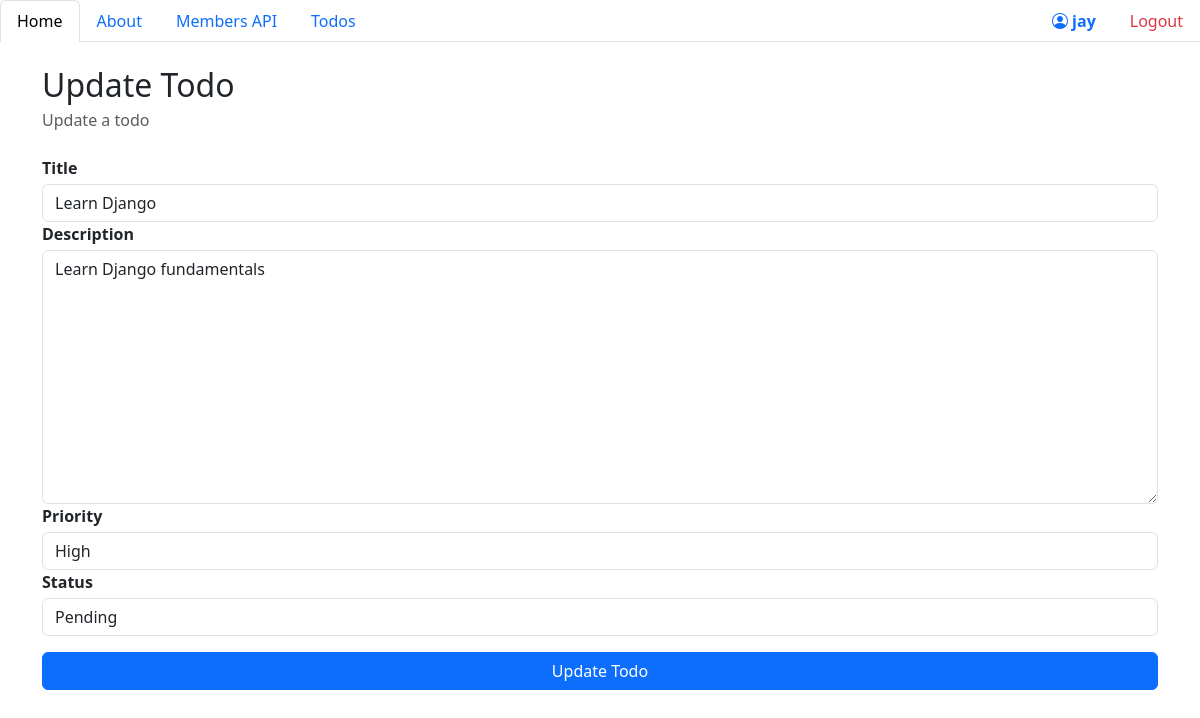
The page /todo/update_todo/1 (signed in) on the database its author committed.
### todo/models.py (models this page shows, shortened)
class Todo(models.Model):
    status_choices = [
        ('PENDING', 'Pending'),
        ('COMPLETED', 'Completed'),
    ]
    id = models.IntegerField(primary_key=True)
    title = models.CharField(max_length=100)
    description = models.TextField()
    status = models.CharField(max_length=20 , choices=status_choices , default='PENDING')
    priority_choices = [
        ('LOW', 'Low'),
        ('MEDIUM', 'Medium'),
        ('HIGH', 'High'),
    ]
    priority = models.CharField(max_length=20 , choices=priority_choices , default='LOW')
    created_at = models.DateTimeField(auto_now_add=True)
    updated_at = models.DateTimeField(auto_now=True)

### todo/views.py (the view)
# urls.py: path("update_todo/<int:id>",views.update_todo, name="update_todo"),
@login_required(login_url="/auth/login_user")
def update_todo(request,id):
    if not request.user.has_perm("todo.change_todo"):
        messages.error(request, "You don't have permission to update a todo")
        return redirect("/todo/")
    if request.method == "POST":
        todo_obj = Todo.objects.get(id=id)
        form = TodoForm(request.POST, instance=todo_obj)
        if form.is_valid():
            form.save()
        return redirect("/todo/")
    else:
        my_todo = Todo.objects.get(id=id)
        form = TodoForm(instance=my_todo)
        return render(request, "todo/update_todo.html", {"todo": my_todo , "form": form})

### todo/templates/todo/update_todo.html (shortened to what this page needs)
{% extends 'nevbar.html' %}
{% block content %}
<div class="container mt-4">
    <h2 class="mb-1">Update Todo</h2>
    <p class="text-muted mb-4">Update a todo</p>
    <form method="post">
            {% for field in form %}
            <div class="form-group">
                <label class="mb-1 fw-bold" for="{{ field.id_for_label }}">{{ field.label }}</label>
                {{ field }}
            </div>
            {% endfor %}
        <button type="submit" class="btn btn-primary w-100 mt-3">Update Todo</button>
    </form>
</div>
{% endblock %}

### home/templates/nevbar.html (shortened to what this page needs)
{% load static %}
<!DOCTYPE html>
<html lang="en">
<head>
    <link href="https://cdn.jsdelivr.net/npm/bootstrap@5.3.8/dist/css/bootstrap.min.css" rel="stylesheet">
    <link href="https://cdn.jsdelivr.net/npm/bootstrap-icons@1.11.3/font/bootstrap-icons.css" rel="stylesheet">
</head>
<body>
    <ul class="nav nav-tabs d-flex" id="myTab" role="tablist">
        <li class="nav-item" role="presentation">
            <a class="nav-link active" href="/">Home</a>
        </li>
        <li class="nav-item" role="presentation">
            <a class="nav-link" href="/about/">About</a>
        </li>
        <li class="nav-item" role="presentation">
            <a class="nav-link" href="/members/">Members API</a>
        </li>
        <li class="nav-item" role="presentation">
            <a class="nav-link" href="/todo/">Todos</a>
        </li>
        {% if user.is_authenticated %}
        <li class="nav-item ms-auto" role="presentation">
            <span class="nav-link text-primary fw-semibold">
                <i class="bi bi-person-circle me-1"></i>{{ user.username }}
            </span>
        </li>
        <li class="nav-item" role="presentation">
            <a class="nav-link text-danger" href="/auth/logout_user">Logout</a>
        </li>
        {% endif %}
    </ul>
    {% block content %}
    {% endblock %}
</body>
</html>

### rows shown on the page
Todo: form "Learn Django" "Learn Django fundamentals" "High" "Pending"

### other values the page prints
{{ user.username }} "jay"
{{ field.label }} "Title" "Description" "Priority" "Status"
